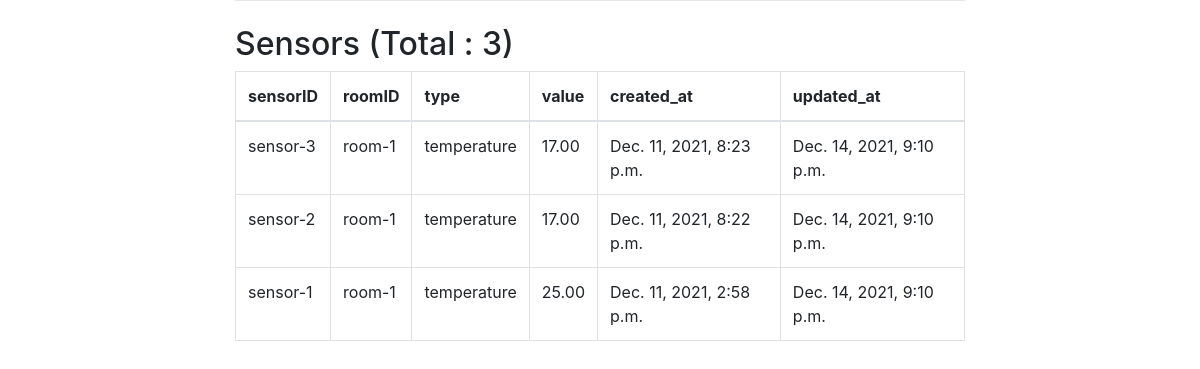
The page /heating_control/sensors on the database its author committed.
### heating_control/models.py (models this page shows)
class Sensor(models.Model):
    sensorID = models.CharField(
        max_length=20,
        blank=False,
        null=False
    )
    room = models.ForeignKey(
        Room,
        on_delete=models.CASCADE,
        blank=False,
        null=False,
    )
    type = models.CharField(
        null=False,
        blank=False,
        max_length=20,
        choices=[x.value for x in SensorType],
        default="temperature"
    )
    value = models.DecimalField(
        max_digits=8,
        decimal_places=2,
        default=0.0
    )
    created_at = models.DateTimeField(
        auto_now_add=True
    )
    updated_at = models.DateTimeField(
        auto_now=True
    )

class Room(models.Model):
    roomID = models.CharField(
        max_length=20,
        blank=False,
        null=False
    )
    motion_present = models.BooleanField(
        default=True
    )
    created_at = models.DateTimeField(
        auto_now_add=True
    )
    updated_at = models.DateTimeField(
        auto_now=True
    )

### heating_control/views.py (the view)
# urls.py: path('sensors', SensorListView.as_view()),
class SensorListView(ListView):
    queryset = Sensor.objects.order_by('-created_at')
    template_name = "heating_control/sensor_list.html"

### templates/heating_control/sensor_list.html
{% extends "base.html" %}
{% block content %}
    <h2>Sensors (Total : {{object_list|length}})</h2>
    <table class="table table-bordered">
        <thead>
            <tr>
            <th scope="col">sensorID</th>
            <th scope="col">roomID</th>
            <th scope="col">type</th>
            <th scope="col">value</th>
            <th scope="col">created_at</th>
            <th scope="col">updated_at</th>
            </tr>
        </thead>
        <tbody>
            {% for sensor in object_list %}
                <tr>
                    <td>{{ sensor.sensorID }}</td>
                    <td>{{ sensor.room.roomID }}</td>
                    <td>{{ sensor.type }}</td>
                    <td>{{ sensor.value }}</td>
                    <td>{{ sensor.created_at }}</td>
                    <td>{{ sensor.updated_at }}</td>
                </tr>
            {% endfor %}
        </tbody>
        </table>
{% endblock %}

### templates/base.html (shortened to what this page needs)
<!doctype html>
<html lang="en">
  <head>
    <link rel="stylesheet" href="https://stackpath.bootstrapcdn.com/bootstrap/4.1.3/css/bootstrap.min.css">
  </head>
  <body>
    <div class="container">
      <div class="row justify-content-center">
        <div class="col-8">
          {% block content %}
          {% endblock %}
        </div>
      </div>
    </div>
  </body>
</html>

### rows shown on the page
Sensor: sensorID "sensor-3", room.roomID "room-1", type "temperature", value "17.00", created_at "Dec. 11, 2021, 8:23 p.m.", updated_at "Dec. 14, 2021, 9:10 p.m."
Sensor: sensorID "sensor-2", room.roomID "room-1", type "temperature", value "17.00", created_at "Dec. 11, 2021, 8:22 p.m.", updated_at "Dec. 14, 2021, 9:10 p.m."
Sensor: sensorID "sensor-1", room.roomID "room-1", type "temperature", value "25.00", created_at "Dec. 11, 2021, 2:58 p.m.", updated_at "Dec. 14, 2021, 9:10 p.m."

### other values the page prints
{{ object_list|length }} "3"
